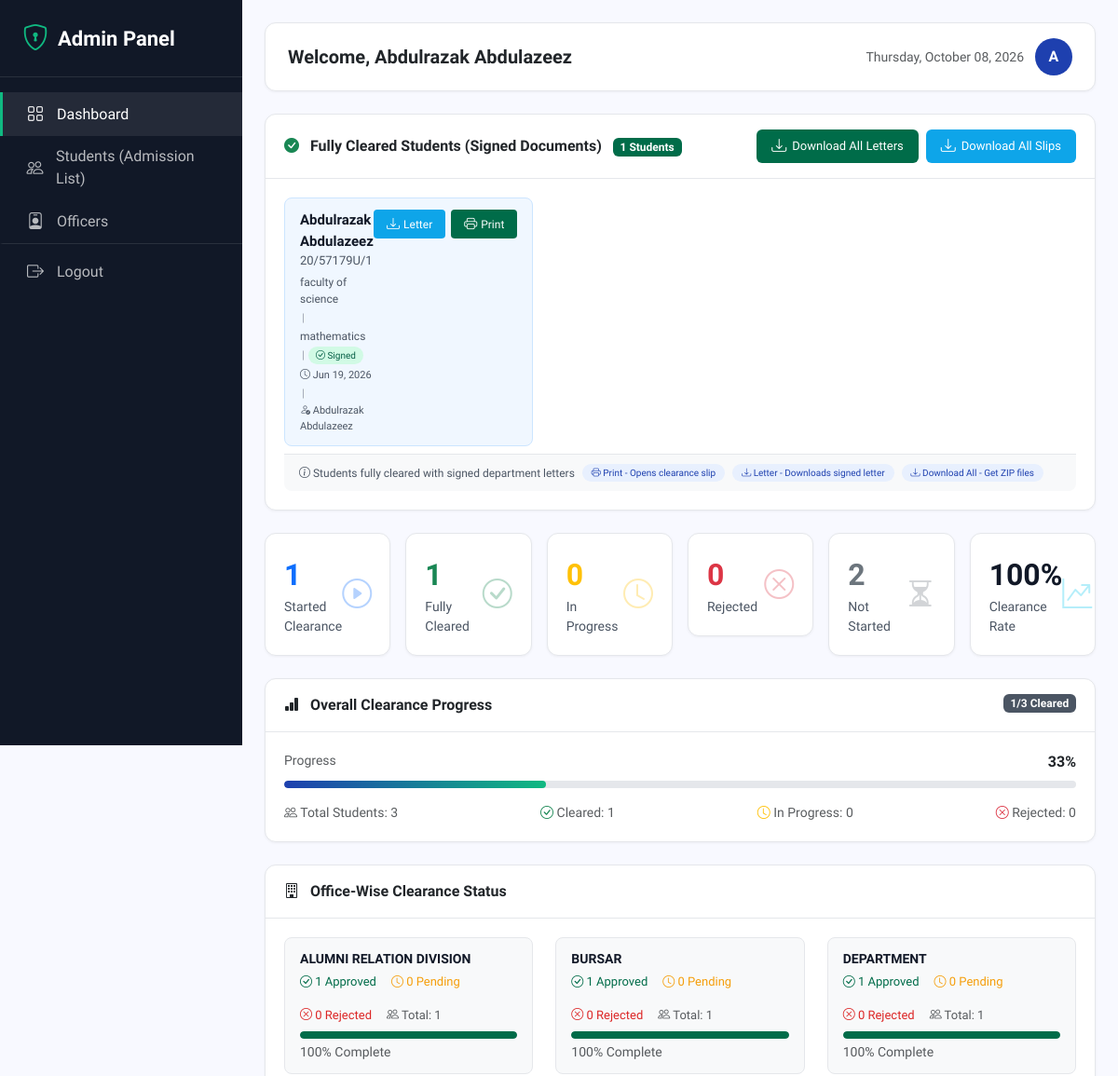
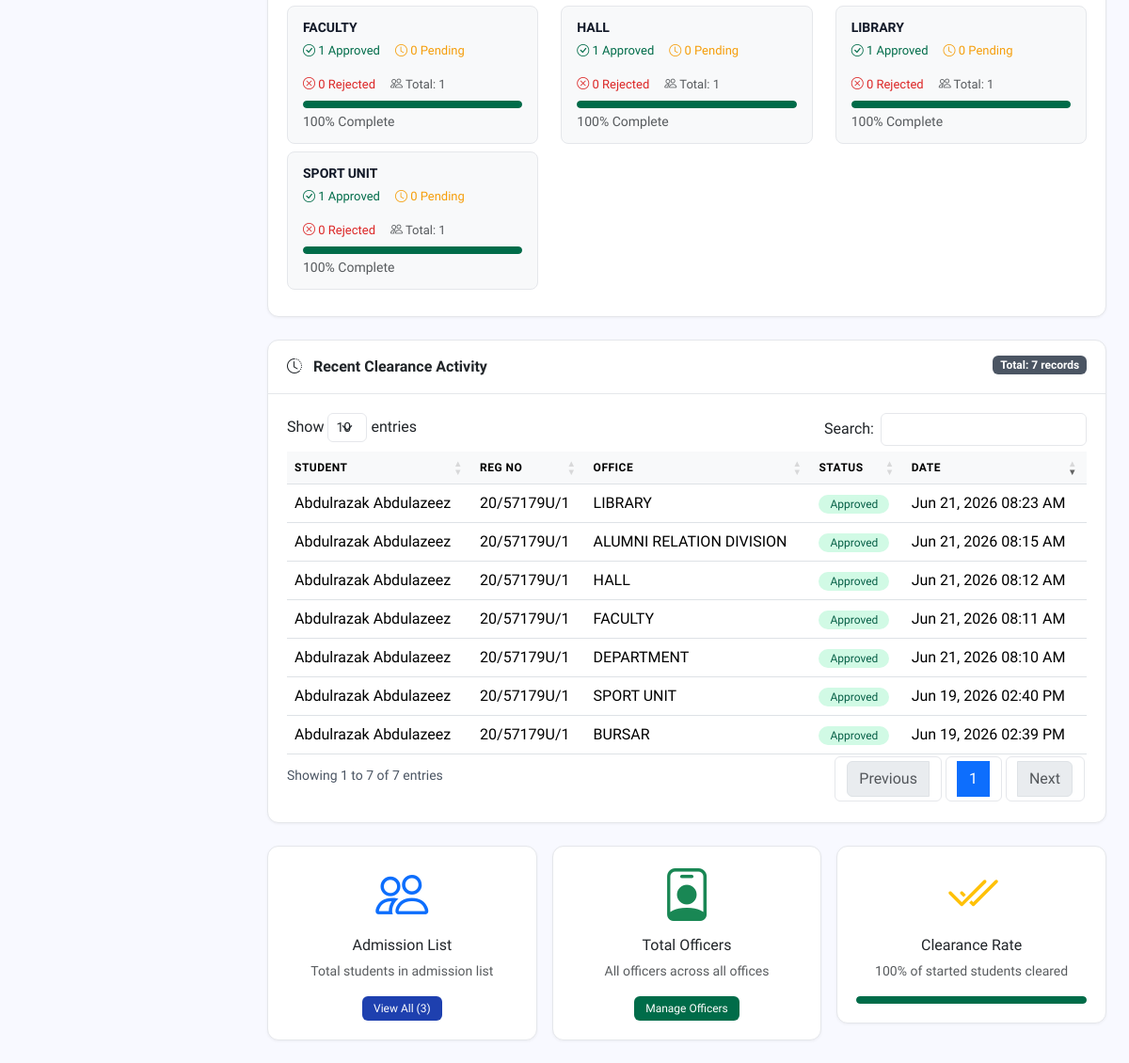
Page /admin/dashboard.php (signed in) on the committed database (2 pictures, top to bottom).
### tables this page shows
CREATE TABLE `students` (
  `id` int(11) NOT NULL,
  `fullname` varchar(200) DEFAULT NULL,
  `reg_number` varchar(100) DEFAULT NULL,
  `email` varchar(150) DEFAULT NULL,
  `phone` varchar(20) DEFAULT NULL,
  `faculty_id` int(11) DEFAULT NULL,
  `faculty_name` varchar(255) DEFAULT NULL,
  `department` varchar(150) DEFAULT NULL,
  `programme` varchar(255) DEFAULT NULL,
  `degree_awarded` varchar(255) DEFAULT NULL,
  `password` varchar(255) DEFAULT NULL,
  `passport` varchar(255) DEFAULT NULL,
  `status` enum('pending','cleared','rejected') DEFAULT 'pending',
  `created_at` timestamp NOT NULL DEFAULT current_timestamp(),
  `verification_token` varchar(255) DEFAULT NULL,
  `verified` enum('0','1') DEFAULT '0',
  `reset_token` varchar(255) DEFAULT NULL,
  `reset_token_expiry` datetime DEFAULT NULL,
  `qr_code` varchar(255) DEFAULT NULL,
  `clearance_slip` varchar(255) DEFAULT NULL,
  `last_login` datetime DEFAULT NULL,
  `account_status` enum('active','suspended') DEFAULT 'active',
  `verification_code` varchar(100) DEFAULT NULL,
  `deleted_at` datetime DEFAULT NULL,
  `email_sent` tinyint(4) DEFAULT 0,
  `senate_status` enum('pending','approved') DEFAULT 'pending'
);

CREATE TABLE `clearance_status` (
  `id` int(11) NOT NULL,
  `student_id` int(11) DEFAULT NULL,
  `department_role` varchar(100) DEFAULT NULL,
  `status` enum('pending','approved','rejected') DEFAULT 'pending',
  `comment` text DEFAULT NULL,
  `digital_signature` varchar(255) DEFAULT NULL,
  `approved_by` int(11) DEFAULT NULL,
  `approved_at` timestamp NULL DEFAULT NULL,
  `student_name` varchar(255) DEFAULT NULL,
  `reg_number` varchar(100) DEFAULT NULL,
  `rejection_reason` text DEFAULT NULL,
  `resubmitted_at` datetime DEFAULT NULL,
  `updated_at` timestamp NOT NULL DEFAULT current_timestamp() ON UPDATE current_timestamp(),
  `document_file` longtext DEFAULT NULL,
  `requirement_files` longtext DEFAULT NULL
);

### admin/dashboard.php (the view, shortened to what the rows shown need)
<?php
include '../includes/config.php';
$cleared_students_query = mysqli_query($conn, "
    SELECT
        s.id,
        s.fullname,
        s.reg_number,
        s.faculty_name,
        s.department,
        s.status,
        MAX(dl.signed_file) as signed_file,
        MAX(dl.signed_at) as signed_at,
        MAX(dl.officer_name) as officer_name,
        MAX(dl.signature_file) as signature_file,
        MAX(cs.approved_at) as last_approval
    FROM students s
    INNER JOIN clearance_status cs ON s.id = cs.student_id
    INNER JOIN department_letters dl ON s.id = dl.student_id
    WHERE LOWER(s.status) = 'cleared'
    AND dl.status = 'signed'
    AND dl.signed_file IS NOT NULL
    AND dl.signed_at IS NOT NULL
    AND dl.signature_file IS NOT NULL
    GROUP BY s.id, s.fullname, s.reg_number, s.faculty_name, s.department, s.status
    ORDER BY s.fullname ASC
");
$cleared_students = [];
while($row = mysqli_fetch_assoc($cleared_students_query)){
    $cleared_students[] = $row;
}
$recent_activities = mysqli_query($conn, "
    SELECT
        cs.*,
        s.fullname,
        s.reg_number
    FROM clearance_status cs
    INNER JOIN students s ON s.id = cs.student_id
    WHERE cs.approved_at IS NOT NULL
    ORDER BY cs.approved_at DESC
");
function getStatusBadge($status) {
    $status = strtolower($status);
    if($status == 'cleared' || $status == 'approved'){
        return 'success';
    } elseif($status == 'rejected'){
        return 'danger';
    } else {
        return 'warning';
    }
}
function getSignedLetterFile($student_id, $conn) {
    $query = mysqli_query($conn, "
        SELECT signed_file, signed_at, officer_name
        FROM department_letters
        WHERE student_id = '$student_id'
        AND status = 'signed'
        AND signed_file IS NOT NULL
        LIMIT 1
    ");
    return mysqli_fetch_assoc($query);
}
?>
<!DOCTYPE html>
<html lang="en">
<head>
    <link href="https://cdn.jsdelivr.net/npm/bootstrap@5.3.2/dist/css/bootstrap.min.css" rel="stylesheet">
    <link rel="stylesheet" href="https://cdn.jsdelivr.net/npm/bootstrap-icons@1.11.3/font/bootstrap-icons.min.css">
    <link href="https://cdn.datatables.net/1.13.6/css/dataTables.bootstrap5.min.css" rel="stylesheet">
</head>
<body>
<div class="main-content">
    <?php if(!empty($cleared_students)): ?>
    <div class="card-custom mb-4">
        <div class="card-body">
            <div class="row">
                <?php foreach($cleared_students as $student):
                    $signed_letter = getSignedLetterFile($student['id'], $conn);
                ?>
                <div class="col-md-6 col-lg-4">
                    <div class="cleared-student-card">
                        <div class="d-flex justify-content-between align-items-start">
                            <div style="flex:1; min-width:0;">
                                <div class="student-name"><?php echo htmlspecialchars(trim(preg_replace('/\s+/', ' ', $student['fullname']))); ?></div>
                                <div class="student-reg"><?php echo htmlspecialchars($student['reg_number']); ?></div>
                                <div class="info-row mt-1">
                                    <span class="student-detail"><?php echo htmlspecialchars(trim(preg_replace('/\s+/', ' ', $student['faculty_name']))); ?></span>
                                    <span class="student-detail-separator">|</span>
                                    <span class="student-detail"><?php echo htmlspecialchars(trim(preg_replace('/\s+/', ' ', $student['department']))); ?></span>
                                    <span class="student-detail-separator">|</span>
                                    <span class="signed-badge">
                                        <i class="bi bi-check-circle"></i> Signed
                                    </span>
                                </div>
                                <div class="info-row mt-1" style="font-size:11px; color:#4b5563;">
                                    <?php if($student['signed_at']): ?>
                                    <span><i class="bi bi-clock"></i> <?php echo date('M d, Y', strtotime($student['signed_at'])); ?></span>
                                    <?php endif; ?>
                                    <?php if($student['officer_name']): ?>
                                    <span class="student-detail-separator">|</span>
                                    <span><i class="bi bi-person-check"></i> <?php echo htmlspecialchars(trim(preg_replace('/\s+/', ' ', $student['officer_name']))); ?></span>
                                    <?php endif; ?>
                                </div>
                            </div>
                            <div class="action-buttons">
                                <?php if($signed_letter && !empty($signed_letter['signed_file'])): ?>
                                <a href="../assets/uploads/department_letters/<?php echo $signed_letter['signed_file']; ?>"
                                   target="_blank"
                                   download
                                   class="btn-download-signed"
                                   title="Download Signed Letter">
                                    <i class="bi bi-download"></i> Letter
                                </a>
                                <?php endif; ?>
                                <a href="../student/print-slip.php?student_id=<?php echo $student['id']; ?>"
                                   target="_blank"
                                   class="btn-print-slip"
                                   title="Print Clearance Slip">
                                    <i class="bi bi-printer"></i> Print
                                </a>
                            </div>
                        </div>
                    </div>
                </div>
                <?php endforeach; ?>
            </div>
        </div>
    </div>
    <?php endif; ?>
    <div class="card-custom mb-4">
        <div class="card-body">
            <div class="table-responsive">
                <table id="recentActivityTable" class="table table-hover mb-0">
                    <thead>
                        <tr>
                            <th>Student</th>
                            <th>Reg No</th>
                            <th>Office</th>
                            <th>Status</th>
                            <th>Date</th>
                        </tr>
                    </thead>
                    <tbody>
                        <?php if(mysqli_num_rows($recent_activities) > 0): ?>
                            <?php while($row = mysqli_fetch_assoc($recent_activities)): ?>
                            <tr>
                                <td><?php echo htmlspecialchars(trim(preg_replace('/\s+/', ' ', $row['fullname']))); ?></td>
                                <td><?php echo htmlspecialchars($row['reg_number']); ?></td>
                                <td><?php echo htmlspecialchars($row['department_role']); ?></td>
                                <td>
                                    <span class="status-badge <?php echo getStatusBadge($row['status']); ?>">
                                        <?php echo ucfirst($row['status']); ?>
                                    </span>
                                </td>
                                <td>
                                    <?php if($row['approved_at']): ?>
                                        <?php echo date('M d, Y h:i A', strtotime($row['approved_at'])); ?>
                                    <?php else: ?>
                                        <span class="text-muted">N/A</span>
                                    <?php endif; ?>
                                </td>
                            </tr>
                            <?php endwhile; ?>
                        <?php else: ?>
                            <tr><td colspan="5" class="text-center text-muted py-4" style="font-family:'Hanken Grotesk',sans-serif;">No recent activity found</td></tr>
                        <?php endif; ?>
                    </tbody>
                </table>
            </div>
        </div>
    </div>
</div>
</body>
</html>

### rows in the picture
students: fullname "Abdulrazak Abdulazeez", reg_number "20/57179U/1", faculty_name "faculty of science", department "mathematics", signed_at "Jun 19, 2026", officer_name "Abdulrazak Abdulazeez"
clearance_status: student.fullname "Abdulrazak Abdulazeez", student.reg_number "20/57179U/1", department_role "LIBRARY", status "Approved", approved_at "Jun 21, 2026 08:23 AM"
clearance_status: student.fullname "Abdulrazak Abdulazeez", student.reg_number "20/57179U/1", department_role "ALUMNI RELATION DIVISION", status "Approved", approved_at "Jun 21, 2026 08:15 AM"
clearance_status: student.fullname "Abdulrazak Abdulazeez", student.reg_number "20/57179U/1", department_role "HALL", status "Approved", approved_at "Jun 21, 2026 08:12 AM"
clearance_status: student.fullname "Abdulrazak Abdulazeez", student.reg_number "20/57179U/1", department_role "FACULTY", status "Approved", approved_at "Jun 21, 2026 08:11 AM"
clearance_status: student.fullname "Abdulrazak Abdulazeez", student.reg_number "20/57179U/1", department_role "DEPARTMENT", status "Approved", approved_at "Jun 21, 2026 08:10 AM"
clearance_status: student.fullname "Abdulrazak Abdulazeez", student.reg_number "20/57179U/1", department_role "SPORT UNIT", status "Approved", approved_at "Jun 19, 2026 02:40 PM"
clearance_status: student.fullname "Abdulrazak Abdulazeez", student.reg_number "20/57179U/1", department_role "BURSAR", status "Approved", approved_at "Jun 19, 2026 02:39 PM"

### other values in the picture
$admin_name "Abdulrazak Abdulazeez"
substr($admin_name, 0, 1) "A"
count($cleared_students) "1"
$total_started "1"
$total_cleared "1"
$total_pending "0"
$total_rejected "0"
$total_not_started "2"
$clearance_rate "100"
$students_count "3"
$office['department_role'] "ALUMNI RELATION DIVISION"
$office['approved_count'] "1"
$office['pending_count'] "0"
$office['rejected_count'] "0"
$office['total_students'] "1"
